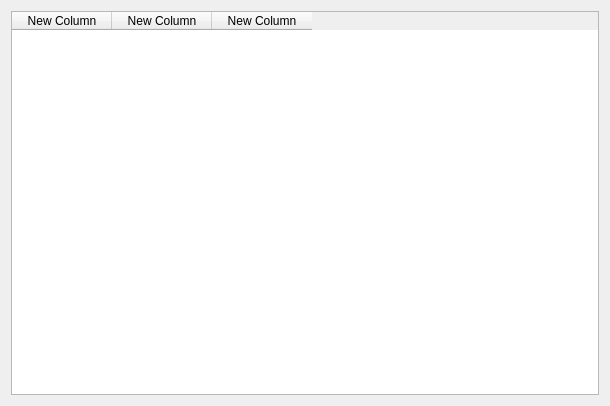
<?xml version="1.0" encoding="UTF-8"?>
<ui version="4.0">
 <class>Form</class>
 <widget class="QWidget" name="Form">
  <property name="geometry">
   <rect>
    <x>0</x>
    <y>0</y>
    <width>610</width>
    <height>406</height>
   </rect>
  </property>
  <property name="minimumSize">
   <size>
    <width>610</width>
    <height>406</height>
   </size>
  </property>
  <property name="maximumSize">
   <size>
    <width>921</width>
    <height>652</height>
   </size>
  </property>
  <property name="windowTitle">
   <string>История входа</string>
  </property>
  <layout class="QHBoxLayout" name="horizontalLayout">
   <item>
    <widget class="QTableWidget" name="history_table">
     <column>
      <property name="text">
       <string>New Column</string>
      </property>
     </column>
     <column>
      <property name="text">
       <string>New Column</string>
      </property>
     </column>
     <column>
      <property name="text">
       <string>New Column</string>
      </property>
     </column>
    </widget>
   </item>
  </layout>
 </widget>
 <resources/>
 <connections/>
</ui>
